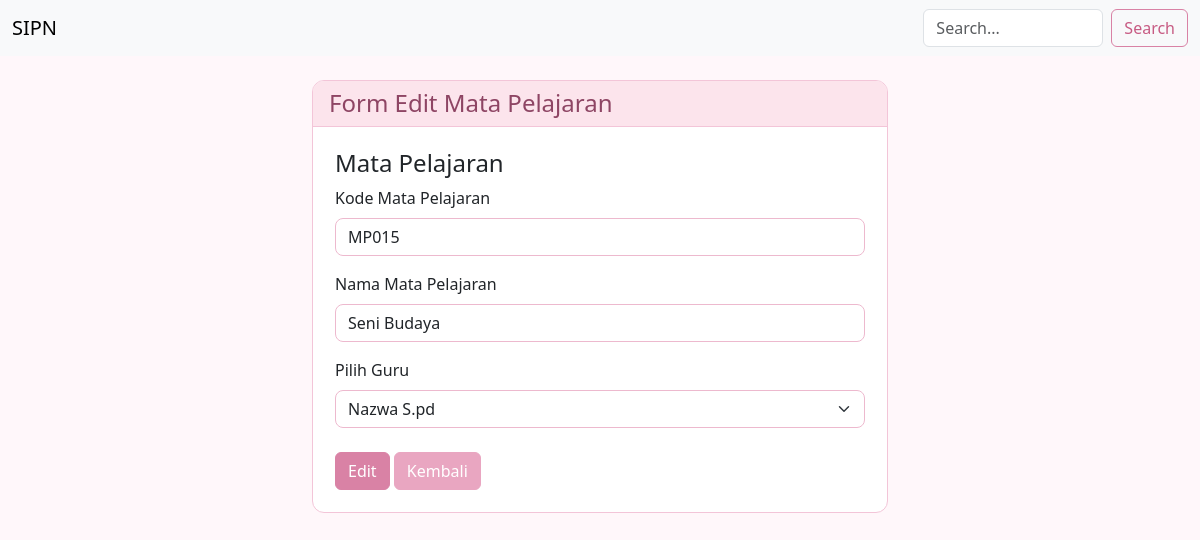
The page /form_edit_mapel.php?id=18 on the database its author committed.
### tables this page shows
CREATE TABLE `mapel` (
  `id` int(11) NOT NULL,
  `kode_mapel` varchar(10) NOT NULL,
  `nama_mapel` varchar(100) NOT NULL,
  `guru_id` int(11) NOT NULL
);

CREATE TABLE `guru` (
  `id` int(11) NOT NULL,
  `nip` varchar(20) NOT NULL,
  `nama` varchar(100) NOT NULL,
  `jenis_kelamin` enum('L','P') NOT NULL,
  `user_id` int(11) NOT NULL
);

### form_edit_mapel.php (the view, shortened to what this page needs)
<?php
include 'koneksi.php';
include 'navbar.php';
$id = isset($_GET['id']) ? (int)$_GET['id'] : 0;
$sql = "SELECT * FROM mapel WHERE id = $id";
$hasil = mysqli_query($koneksi, $sql);
$mapel = mysqli_fetch_assoc($hasil);
$sql_guru = "SELECT id, nama FROM guru ORDER BY nama ASC";
$hasil_guru = mysqli_query($koneksi, $sql_guru);
?>
<div class="container mt-4 mb-4" style="max-width: 600px;">
    <div class="card pink-card">
        <div class="card-header">
            <h4 class="mb-0">Form Edit Mata Pelajaran</h4>
        </div>
        <div class="card-body">
            <h4>Mata Pelajaran</h4>
            <form action="aksi_edit_mapel.php" method="POST">
                <div class="mb-3">
                    <label class="form-label">Kode Mata Pelajaran</label>
                    <input type="text" name="kode_mapel"
                           class="form-control"
                           value="<?= htmlspecialchars($mapel['kode_mapel']) ?>"
                           required>
                </div>
                <div class="mb-3">
                    <label class="form-label">Nama Mata Pelajaran</label>
                    <input type="text" name="nama_mapel"
                           class="form-control"
                           value="<?= htmlspecialchars($mapel['nama_mapel']) ?>"
                           required>
                </div>
                <div class="mb-4">
                    <label class="form-label">Pilih Guru</label>
                    <select name="guru_id" class="form-select" required>
                        <?php while ($guru = mysqli_fetch_assoc($hasil_guru)) { ?>
                            <option value="<?= $guru['id'] ?>"
                                <?= $mapel['guru_id'] == $guru['id'] ? 'selected' : '' ?>>
                                <?= htmlspecialchars($guru['nama']) ?>
                            </option>
                        <?php } ?>
                    </select>
                </div>
                <button type="submit" class="btn btn-simpan-pink">
                  Edit
                </button>
                <a href="daftar_mapel.php"
                   class="btn btn-kembali-pink">
                    Kembali
                </a>
            </form>
        </div>
    </div>
</div>
<?php
require_once 'footer.php';
?>

### form_edit_mapel.php (style rules this page uses)
body { background-color: #fff7fa; }
.pink-card { border: 1px solid #f3c5d8; border-radius: 12px; overflow: hidden; }
.pink-card .card-header { background-color: #fce4ec; color: #8e4564; border-bottom: 1px solid #f3c5d8; }
.pink-card .card-body { padding: 22px; }
.pink-card .form-control, .pink-card .form-select { border-color: #edb9ce; border-radius: 8px; }
.btn-simpan-pink { background-color: #d982a5; border-color: #d982a5; color: white; }
.btn-kembali-pink { background-color: #e9a6c1; border-color: #e9a6c1; color: white; }

### rows shown on the page
mapel: kode_mapel "MP015", nama_mapel "Seni Budaya", guru_id "Nazwa S.pd"
